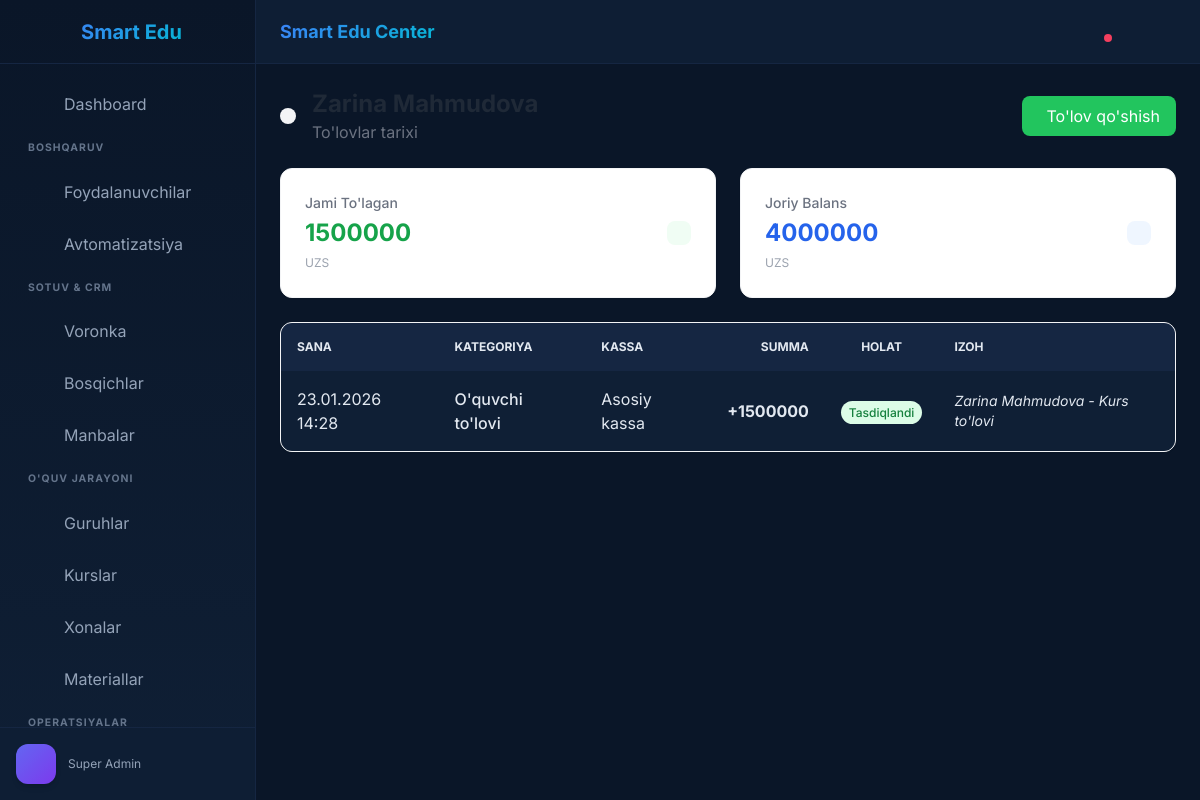
Screenshot of /finance/students/16/payments/ (signed in) with the database file from the repository.
### apps/users/models.py (models this page shows, shortened)
class User(AbstractUser, TenantAwareModel):
    ROLE_CHOICES = (
        ('super_admin', 'Super Admin'),  # Platforma egasi
        ('owner', 'Direktor'),  # Markaz egasi
        ('admin', 'Administrator'),  # Filial boshqaruvchisi
        ('teacher', 'O\'qituvchi'),
        ('student', 'O\'quvchi'),
        ('parent', 'Ota-ona'),
        ('staff', 'Xodim'),  # Boshqa xodimlar
    )
    username = None  # Usernameni o'chiramiz
    phone = models.CharField(max_length=20, unique=True, verbose_name="Telefon raqam")
    telegram_id = models.BigIntegerField(null=True, blank=True, unique=True, verbose_name="Telegram ID")
    USERNAME_FIELD = 'phone'
    REQUIRED_FIELDS = []
    objects = CustomUserManager()
    role = models.CharField(max_length=20, choices=ROLE_CHOICES, default='student', verbose_name="Roli")
    branch = models.ForeignKey('organizations.Branch', on_delete=models.SET_NULL, null=True, blank=True,
                               verbose_name="Filial")
    middle_name = models.CharField(max_length=50, blank=True, verbose_name="Otasining ismi")
    birth_date = models.DateField(null=True, blank=True, verbose_name="Tug'ilgan sana")
    avatar = models.ImageField(upload_to='avatars/%Y/%m/', blank=True, null=True, verbose_name="Rasm")
    nfc_card_id = models.CharField(max_length=50, blank=True, null=True, unique=True, verbose_name="NFC ID (Turniket)")
    profile_data = models.JSONField(default=dict, blank=True, verbose_name="Qo'shimcha Info")
    balance = models.DecimalField(max_digits=12, decimal_places=2, default=0, verbose_name="Hisob (Balans)")
    organization = models.ForeignKey(
        'organizations.Organization',
        on_delete=models.CASCADE,
        related_name='users',
        null=True,
        blank=True
    )
    class Meta:
        db_table = 'users'
        verbose_name = "Foydalanuvchi"
        verbose_name_plural = "Foydalanuvchilar"
        indexes = [
            models.Index(fields=['organization', 'role']),
            models.Index(fields=['organization', 'branch']),
            models.Index(fields=['phone']),
            models.Index(fields=['telegram_id']),
        ]

### apps/finance/models.py (models this page shows, shortened)
class Transaction(TenantAwareModel):
    TYPE_CHOICES = (
        ('income', 'Kirim (To\'lov)'),
        ('expense', 'Chiqim (Xarajat)'),
        ('transfer', 'O\'tkazma'),
        ('salary', 'Oylik to\'lov'),
        ('refund', 'Pul qaytarish'),
    )
    STATUS_CHOICES = (
        ('pending', 'Kutilmoqda'),  # Kassir kiritdi, hali tasdiqlanmadi
        ('confirmed', 'Tasdiqlandi'),  # Direktor tasdiqladi (Balans o'zgaradi)
        ('rejected', 'Rad etildi'),
    )
    account = models.ForeignKey(Account, on_delete=models.PROTECT, related_name='transactions', verbose_name="Kassa")
    category = models.ForeignKey(TransactionCategory, on_delete=models.SET_NULL, null=True, verbose_name="Kategoriya")
    student = models.ForeignKey(User, on_delete=models.SET_NULL, null=True, blank=True, related_name='payments',
                                limit_choices_to={'role': 'student'}, verbose_name="O'quvchi")
    staff = models.ForeignKey(User, on_delete=models.SET_NULL, null=True, blank=True, related_name='salaries',
                              limit_choices_to={'role__in': ['teacher', 'staff', 'admin']}, verbose_name="Xodim")
    amount = models.DecimalField(max_digits=15, decimal_places=2, verbose_name="Summa")
    transaction_type = models.CharField(max_length=20, choices=TYPE_CHOICES, default='income', verbose_name="Turi")
    description = models.TextField(blank=True, verbose_name="Izoh")
    PAYMENT_METHOD_CHOICES = (
        ('cash', 'Naqd pul'),
        ('card', 'Plastik karta'),
        ('transfer', 'Bank o\'tkazmasi'),
        ('online', 'Online to\'lov'),
    )
    payment_method = models.CharField(max_length=20, choices=PAYMENT_METHOD_CHOICES, default='cash',
                                      verbose_name="To'lov usuli")
    receipt_image = models.ImageField(
        upload_to='receipts/%Y/%m/',
        null=True,
        blank=True,
        verbose_name="Chek rasmi",
        validators=[FileSizeValidator(max_size_mb=5)]
    )
    receipt_file = models.FileField(
        upload_to='receipts/%Y/%m/',
        null=True,
        blank=True,
        verbose_name="Chek fayli (PDF)",
        validators=[validate_receipt_file, FileSizeValidator(max_size_mb=5)]
    )
    receipt_verified = models.BooleanField(default=False, verbose_name="Chek tasdiqlandi")
    receipt_verified_by = models.ForeignKey(User, on_delete=models.SET_NULL, null=True, blank=True,
                                            related_name='verified_receipts', verbose_name="Chekni tasdiqladi")
    receipt_verified_at = models.DateTimeField(null=True, blank=True, verbose_name="Tasdiqlash vaqti")
    receipt_notes = models.TextField(blank=True, verbose_name="Chek izohi")
    status = models.CharField(max_length=20, choices=STATUS_CHOICES, default='pending', verbose_name="Holati")
    created_by = models.ForeignKey(User, on_delete=models.PROTECT, related_name='created_transactions',
                                   verbose_name="Kiritdi")
    confirmed_by = models.ForeignKey(User, on_delete=models.SET_NULL, null=True, blank=True,
                                     related_name='confirmed_transactions', verbose_name="Tasdiqladi")
    confirmed_at = models.DateTimeField(null=True, blank=True)
    class Meta:
        db_table = 'finance_transactions'
        ordering = ['-created_at']
        verbose_name = "Tranzaksiya"
        verbose_name_plural = "Tranzaksiyalar"

class TransactionCategory(TenantAwareModel):
    TYPE_CHOICES = (
        ('income', 'Kirim'),
        ('expense', 'Chiqim'),
    )
    name = models.CharField(max_length=100, verbose_name="Kategoriya nomi")
    transaction_type = models.CharField(max_length=20, choices=TYPE_CHOICES, verbose_name="Turi")
    class Meta:
        db_table = 'finance_categories'
        verbose_name = "Tranzaksiya Kategoriyasi"
        verbose_name_plural = "Tranzaksiya Kategoriyalari"

class Account(TenantAwareModel):
    TYPE_CHOICES = (
        ('cash', 'Naqd pul'),
        ('bank', 'Bank hisobi'),
        ('card', 'Korporativ karta'),
        ('wallet', 'Elektron hamyon'),
    )
    name = models.CharField(max_length=100, verbose_name="Kassa nomi")
    account_type = models.CharField(max_length=20, choices=TYPE_CHOICES, default='cash', verbose_name="Turi")
    balance = models.DecimalField(max_digits=15, decimal_places=2, default=0, verbose_name="Joriy Balans")
    class Meta:
        db_table = 'finance_accounts'
        verbose_name = "Kassa / Hisob"
        verbose_name_plural = "Kassalar"

### apps/finance/views.py (the view)
# urls.py: path('students/<int:student_id>/payments/', views.student_payments, name='student_payments'),
@login_required
def student_payments(request, student_id):
    student = get_object_or_404(User, pk=student_id)
    payments = Transaction.objects.filter(student=student).order_by('-created_at')
    total = payments.filter(transaction_type='income', status='confirmed').aggregate(s=Sum('amount'))['s'] or 0
    return render(request, 'finance/student_payments.html', {'student': student, 'payments': payments, 'total_paid': total})

### apps/core/context_processors.py (called while the page is built)
def tenant_context(request):
    return {
        'organization': request.organization
    }

### templates/finance/student_payments.html (shortened to what this page needs)
{% extends 'base.html' %}
{% block content %}
<div class="space-y-6">
    <div class="flex items-center justify-between">
        <div class="flex items-center gap-4">
            <a href="{% url 'group_list' %}" class="p-2 bg-gray-100 rounded-lg hover:bg-gray-200 transition">
            </a>
            <div>
                <h1 class="text-2xl font-bold text-gray-800">{{ student.first_name }} {{ student.last_name }}</h1>
                <p class="text-gray-500">To'lovlar tarixi</p>
            </div>
        </div>
        <a href="{% url 'finance:add_student_payment' student.id %}"
            class="px-4 py-2 bg-green-500 text-white rounded-lg hover:bg-green-600 transition flex items-center gap-2">
             To'lov qo'shish
        </a>
    </div>
    <div class="grid grid-cols-1 md:grid-cols-2 gap-6">
        <div class="bg-white p-6 rounded-xl shadow-sm border border-gray-100 flex items-center justify-between">
            <div>
                <p class="text-sm font-medium text-gray-500">Jami To'lagan</p>
                <p class="text-2xl font-bold text-green-600 mt-1">{{ total_paid|floatformat:0 }}</p>
                <span class="text-xs text-gray-400">UZS</span>
            </div>
            <div class="p-3 bg-green-50 rounded-lg text-green-600">
            </div>
        </div>
        <div class="bg-white p-6 rounded-xl shadow-sm border border-gray-100 flex items-center justify-between">
            <div>
                <p class="text-sm font-medium text-gray-500">Joriy Balans</p>
                <p
                    class="text-2xl font-bold {% if student.balance < 0 %}text-red-600{% else %}text-blue-600{% endif %} mt-1">
                    {{ student.balance|floatformat:0 }}
                </p>
                <span class="text-xs text-gray-400">UZS</span>
            </div>
            <div class="p-3 bg-blue-50 rounded-lg text-blue-600">
            </div>
        </div>
    </div>
    <div class="bg-white rounded-xl shadow-sm border border-gray-100 overflow-hidden">
        <table class="w-full">
            <thead class="bg-gray-50 text-gray-600 uppercase text-xs font-semibold">
                <tr>
                    <th class="p-4 text-left">Sana</th>
                    <th class="p-4 text-left">Kategoriya</th>
                    <th class="p-4 text-left">Kassa</th>
                    <th class="p-4 text-right">Summa</th>
                    <th class="p-4 text-center">Holat</th>
                    <th class="p-4 text-left">Izoh</th>
                </tr>
            </thead>
            <tbody class="divide-y divide-gray-100">
                {% for payment in payments %}
                <tr class="hover:bg-gray-50 transition">
                    <td class="p-4 text-gray-600">{{ payment.created_at|date:"d.m.Y H:i" }}</td>
                    <td class="p-4 font-medium text-gray-800">{{ payment.category.name|default:"-" }}</td>
                    <td class="p-4 text-gray-600">{{ payment.account.name }}</td>
                    <td class="p-4 text-right font-bold
                        {% if payment.transaction_type == 'income' %}text-green-600{% else %}text-red-600{% endif %}">
                        {% if payment.transaction_type == 'income' %}+{% else %}-{% endif %}{{ payment.amount|floatformat:0 }}
                    </td>
                    <td class="p-4 text-center">
                        <span class="px-2 py-1 text-xs rounded-full font-medium
                            {% if payment.status == 'confirmed' %}bg-green-100 text-green-700
                            {% elif payment.status == 'pending' %}bg-yellow-100 text-yellow-700
                            {% else %}bg-red-100 text-red-700{% endif %}">
                            {{ payment.get_status_display }}
                        </span>
                    </td>
                    <td class="p-4 text-sm text-gray-500 italic">{{ payment.description }}</td>
                </tr>
                {% endfor %}
            </tbody>
        </table>
    </div>
</div>
{% endblock %}

### templates/base.html (shortened to what this page needs)
{% load static %}
<!DOCTYPE html>
<html lang="uz" x-data="{
    darkMode: true,
    sidebarOpen: window.innerWidth >= 1024
}" :class="{ 'dark': darkMode }" class="dark">
<head>
    <script src="https://cdn.tailwindcss.com"></script>
    <link rel="stylesheet" href="{% static 'css/style.css' %}">
</head>
<body class="font-sans antialiased overflow-hidden bg-[#0a1628] text-slate-100">
    <div class="flex h-screen w-full">
        <aside
            class="flex-shrink-0 w-64 flex flex-col transition-all duration-300 transform lg:transform-none z-50 absolute lg:relative h-full sidebar-dark"
            :class="sidebarOpen ? 'translate-x-0' : '-translate-x-full'">
            <div class="h-16 flex items-center justify-center border-b border-[#152642]">
                <span class="text-xl font-bold flex items-center gap-2 text-gradient">
                    Smart Edu
                </span>
            </div>
            <div id="sidebar-nav" class="flex-1 overflow-y-auto py-4 px-3 space-y-1">
                {% include 'components/sidebar.html' %}
            </div>
            <div class="p-4 border-t border-[#152642] bg-[#0f1f35]/50">
                <div class="flex items-center gap-3">
                    <div
                        class="w-10 h-10 rounded-xl bg-gradient-to-br from-indigo-500 to-violet-600 text-white flex items-center justify-center font-bold shadow-md">
                    </div>
                    <div class="flex-1 min-w-0">
                        <p class="text-xs truncate text-slate-400">{{ request.user.get_role_display }}</p>
                    </div>
                    <a href="{% url 'logout' %}"
                        class="transition p-2 rounded-lg text-slate-400 hover:text-red-400 hover:bg-red-500/10">
                    </a>
                </div>
            </div>
        </aside>
        <div class="flex-1 flex flex-col h-screen min-w-0 overflow-hidden">
            <header class="h-16 flex items-center justify-between px-6 z-40 header-dark">
                <h1 class="text-lg font-bold hidden sm:block text-gradient">
                    {{ organization.name|default:"Smart Edu Center" }}
                </h1>
                <div class="flex items-center gap-2" x-data="{ notifOpen: false, logoutOpen: false }">
                    <div class="relative">
                        <button @click="notifOpen = !notifOpen"
                            class="relative p-2.5 rounded-xl transition text-slate-400 hover:text-amber-400 hover:bg-[#152642]">
                            <span class="absolute top-2 right-2 w-2 h-2 bg-rose-500 rounded-full animate-pulse"></span>
                        </button>
                    </div>
                    <button class="p-2.5 text-slate-400 hover:text-blue-400 hover:bg-[#152642] rounded-xl transition">
                    </button>
                    <div class="relative">
                        <button @click="logoutOpen = true"
                            class="p-2.5 text-slate-400 hover:text-rose-400 hover:bg-rose-500/10 rounded-xl transition">
                        </button>
                    </div>
                </div>
            </header>
            <main class="flex-1 overflow-y-auto p-6 bg-[#0a1628]">
                {% block content %}{% endblock %}
            </main>
        </div>
    </div>
</body>
</html>

### static/css/style.css (style rules this page uses)
:root { --navy-900: #0a1628; --navy-800: #0f1f35; --navy-700: #152642; --navy-600: #1c3255; --navy-500: #234069; --navy-400: #3a5a8a; --navy-300: #5a7faf; --navy-200: #8faad4; --navy-100: #c4d5ea; --navy-50: #e8eff7; --accent-blue: #3b82f6; --accent-cyan: #06b6d4; --accent-purple: #8b5cf6; --accent-green: #10b981; --accent-amber: #f59e0b; --accent-rose: #f43f5e; --text-white: #ffffff; --text-light: #e2e8f0; --text-muted: #94a3b8; --text-dim: #64748b; --shadow-sm: 0 1px 2px rgba(0, 0, 0, 0.3); --shadow-md: 0 4px 6px rgba(0, 0, 0, 0.4); --shadow-lg: 0 10px 25px rgba(0, 0, 0, 0.5); --shadow-glow: 0 0 20px rgba(59, 130, 246, 0.3); --transition: 200ms ease; }
.dark table thead { background: var(--navy-700); }
.dark table tbody tr { background: var(--navy-800); }
.dark table th, .dark table td { border-color: var(--navy-600); color: var(--text-light); }
.sidebar-dark { background: linear-gradient(180deg, var(--navy-900), var(--navy-800)); border-right: 1px solid var(--navy-700); }
.header-dark { background: rgba(15, 31, 53, 0.95); backdrop-filter: blur(10px); border-bottom: 1px solid var(--navy-700); }
.text-gradient { background: linear-gradient(135deg, var(--accent-blue), var(--accent-cyan)); -webkit-background-clip: text; -webkit-text-fill-color: transparent; background-clip: text; }

### rows the page displays
User: user.role "Super Admin"
User: first_name "Zarina", last_name "Mahmudova", balance "4000000"
Transaction: created_at "23.01.2026 14:28", category.name "O'quvchi to'lovi", account.name "Asosiy kassa", amount "1500000", status "Tasdiqlandi", description "Zarina Mahmudova - Kurs to'lovi"

### other values shown
{{ organization.name|default:"Smart Edu Center" }} "Smart Edu Center"
{{ total_paid|floatformat:0 }} "1500000"
